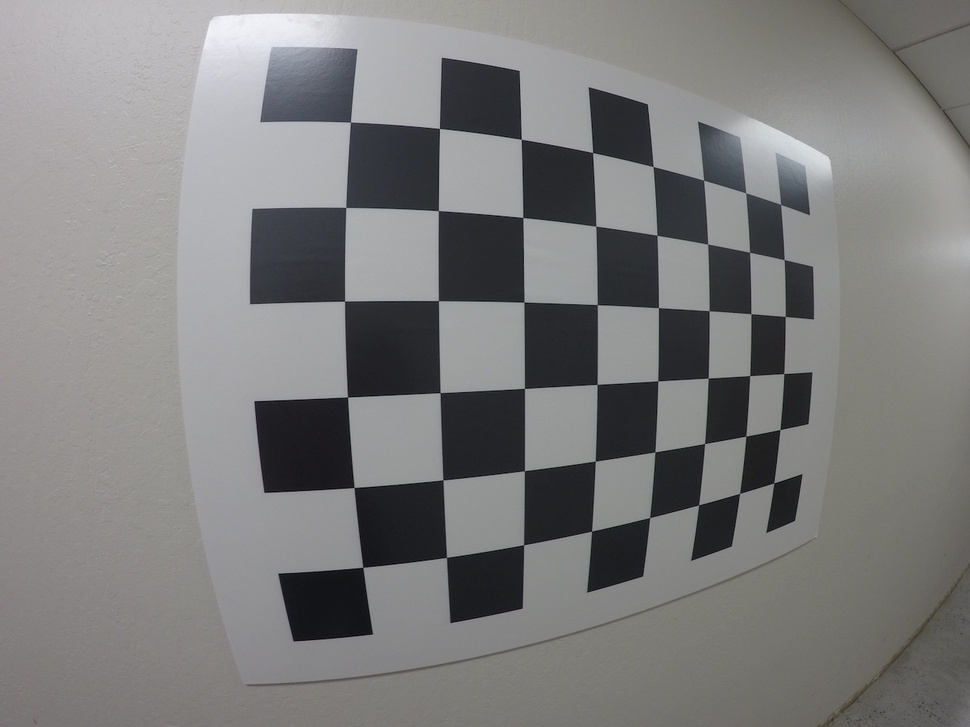
#> input picture Chessboard_Calibration/Train/GOPR0032.jpg, 970 x 727 px, shrunk from 1280 x 960 before the run; its folder holds only this picture in this run
$ jupyter execute Camera_Calibration.ipynb   (shell and % lines are left out)
#> lines starting #> are read from the running program, lines starting #| are printed output that depends on the picture; after the words box and inside, x2 and y2 are one past the last pixel; in counts of white or black regions, pixels touching at a corner belong together
# Camera Calibration with OpenCV

Pin hole Camera introduces a lot of distortion to images.

Two major distortions:

* Radial distortion (Straight lines appear Curved)
* Tangential distortion (Camera lens is not perfectly parallel to the imaging plane)

[cell 1]
import numpy as np
import cv2
import glob
import matplotlib.pyplot as plt

# prepare object points, like (0,0,0), (1,0,0), (2,0,0) ....,(6,5,0)
objp = np.zeros((6*8,3), np.float32)
objp[:,:2] = np.mgrid[0:8, 0:6].T.reshape(-1,2)

# Arrays to store object points and image points from all the images.
objpoints = [] # 3d points in real world space
imgpoints = [] # 2d points in image plane.

# Make a list of calibration images
images = glob.glob('Train/*.jpg')

# Step through the list and search for chessboard corners
for idx, fname in enumerate(images):
    img = cv2.imread(fname)
#> img is the input picture: shape (727, 970, 3); mean B, G, R 124.7, 124.9, 125.1
    gray = cv2.cvtColor(img, cv2.COLOR_BGR2GRAY)

    # Find the chessboard corners
    ret, corners = cv2.findChessboardCorners(gray, (8,6), None)
#> ret = True; corners = 48 rows, first 8: [350.4, 122], [439.4, 128.4], [521.3, 139.2], [592.7, 152.7], [653.1, 166.5], [703.6, 180.2], [745.7, 192.7], [780.6, 204.5]

    # If found, add object points, image points
    if ret == True:
        objpoints.append(objp)
        imgpoints.append(corners)

        # Draw and display the corners
        cv2.drawChessboardCorners(img, (8,6), corners, ret)
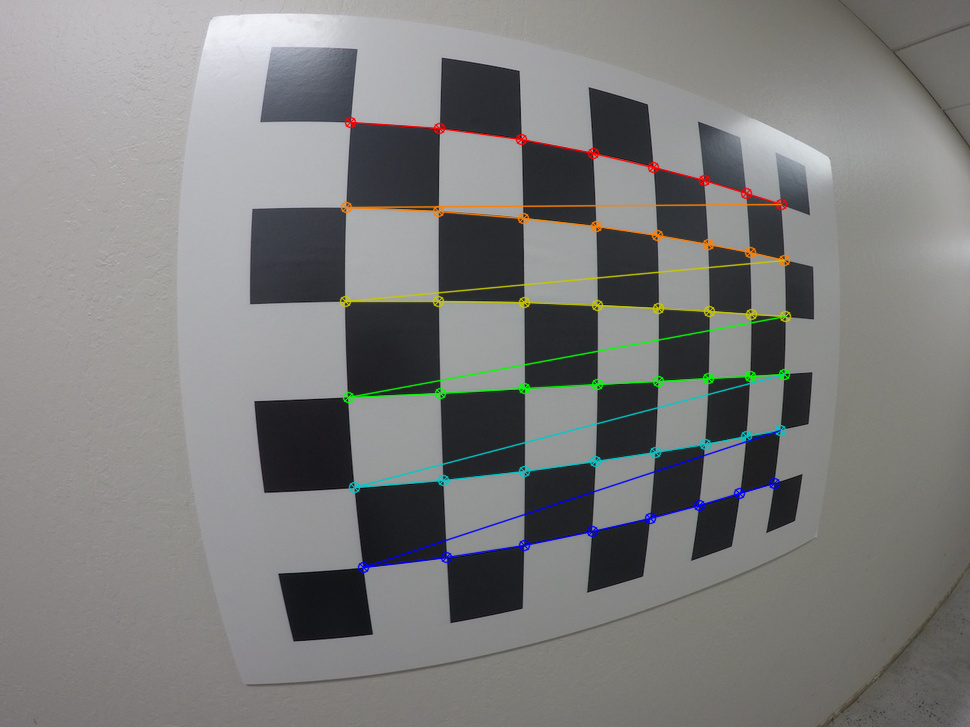
#> img: shape (727, 970, 3); 2.55% of pixels changed, all inside (x1, y1, x2, y2) = (339, 116, 792, 574)
        #write_name = 'corners_found'+str(idx)+'.jpg'
        #cv2.imwrite(write_name, img)
        plt.imshow(img)

[cell 2]
import pickle

# Test undistortion on an image
img = cv2.imread('Test/test_image.jpg')
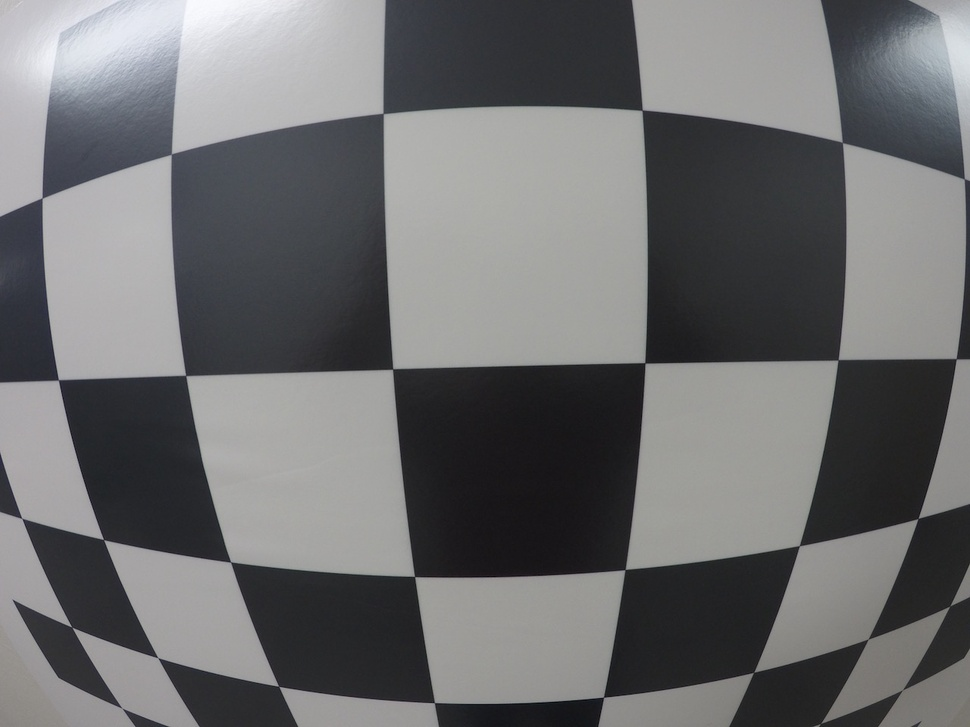
#> input picture Chessboard_Calibration/Test/test_image.jpg, 970 x 727 px, shrunk from 1280 x 960 before the run
#> img is the input picture: shape (727, 970, 3); mean B, G, R 110.7, 109.5, 109.1
img_size = (img.shape[1], img.shape[0])
#> img_size = (970, 727)

# Do camera calibration given object points and image points
ret, mtx, dist, rvecs, tvecs = cv2.calibrateCamera(objpoints, imgpoints, img_size,None,None)
#> ret = 0.256; mtx = [[382.6, 0, 484.1], [0, 383.8, 375.4], [0, 0, 1]]; dist = [[-0.222, 0.0884, -0.000206, 0.0058, -0.0261]]; rvecs = ([0.0812, -0.295, -0.0252],); tvecs = ([-1.48, -2.76, 3.64],)


dst = cv2.undistort(img, mtx, dist, None, mtx)
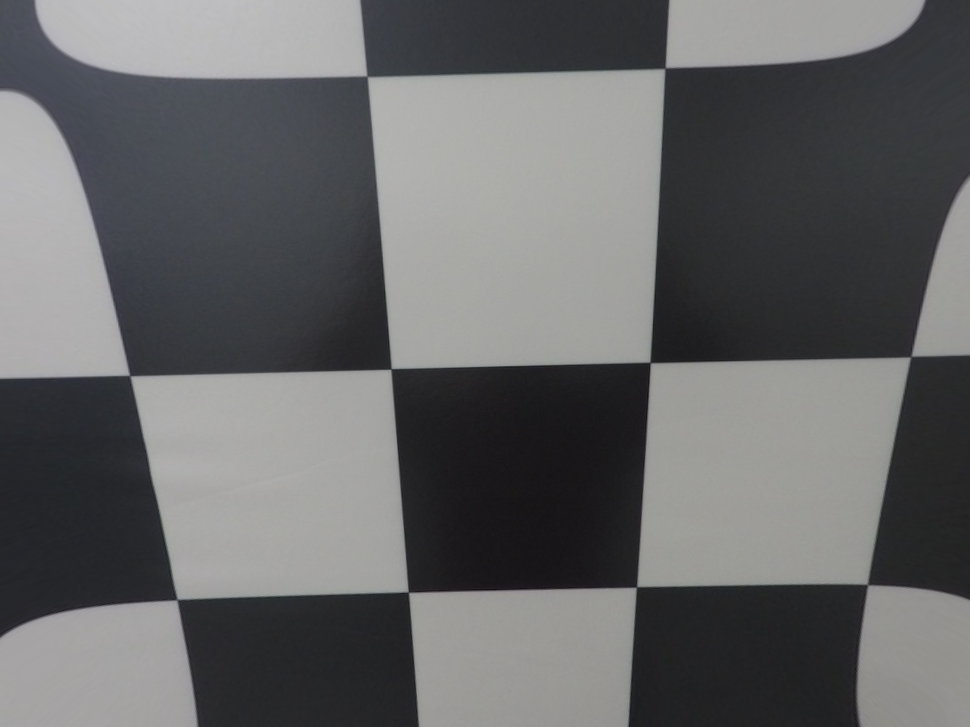
#> dst: shape (727, 970, 3); mean B, G, R 102.9, 102, 101.5
cv2.imwrite('Test/test_undist.jpg',dst)

# Save the camera calibration result for later use (we won't worry about rvecs / tvecs)
dist_pickle = {}
dist_pickle["mtx"] = mtx
dist_pickle["dist"] = dist
pickle.dump( dist_pickle, open( "Test/wide_dist_pickle.p", "wb" ) )
#dst = cv2.cvtColor(dst, cv2.COLOR_BGR2RGB)
# Visualize undistortion
f, (ax1, ax2) = plt.subplots(1, 2, figsize=(20,10))
ax1.imshow(img)
ax1.set_title('Original Image', fontsize=10)
ax2.imshow(dst)
ax2.set_title('Undistorted Image', fontsize=10)
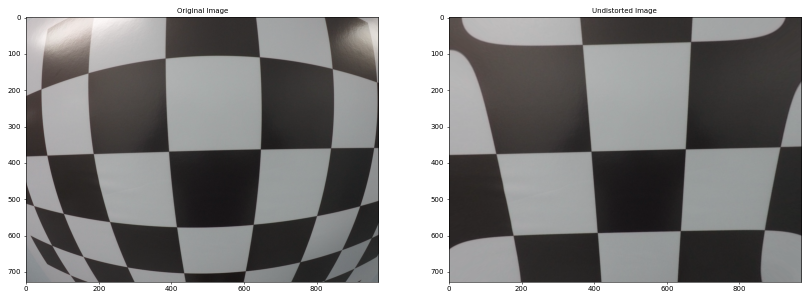
#> figure drawn by matplotlib, 2 panels; B, G, R data is drawn as R, G, B
